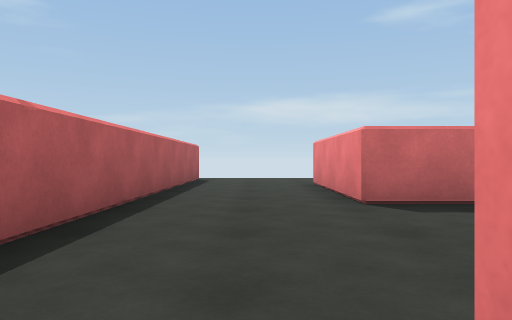
View 1 (above)

14 first-person views from a walk through a 3-D level made in the Unity game engine. The camera is 0.62 m above the floor, looks level and sees 70° across. The floor is counted in squares, 1 m on a side. Each view is taken from the middle of a square. On the plan, view 1 faces up. The plan holds only what a view shows up to about 10 squares ahead; the rest is blank. The place goes on beyond the plan. The player is left out. Some animated figures are left out.

View 2
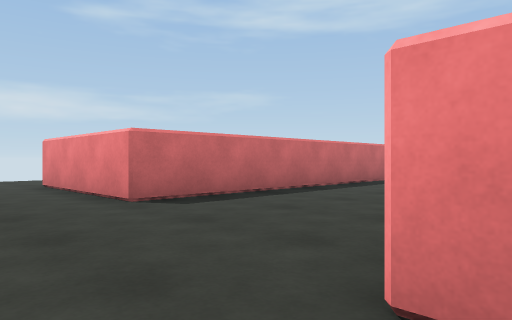

View 3
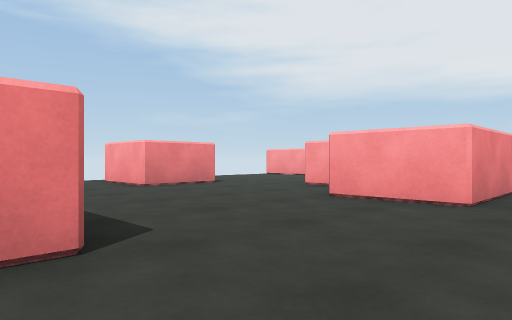

View 4
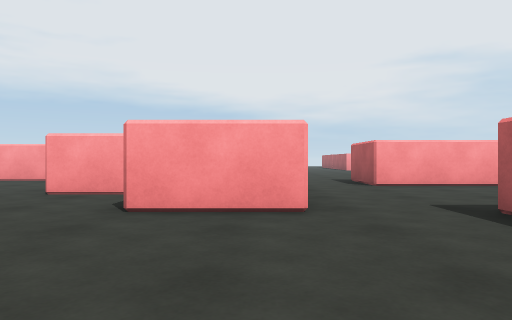

View 5
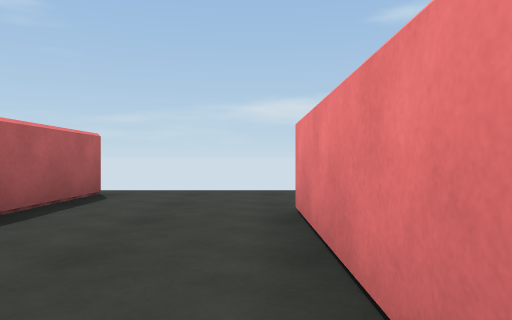

View 6
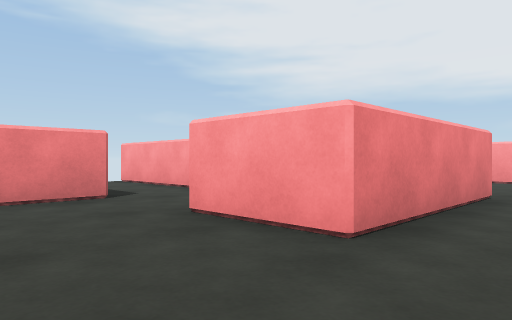

View 7
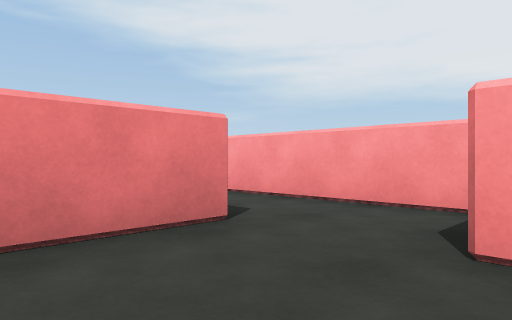

View 8
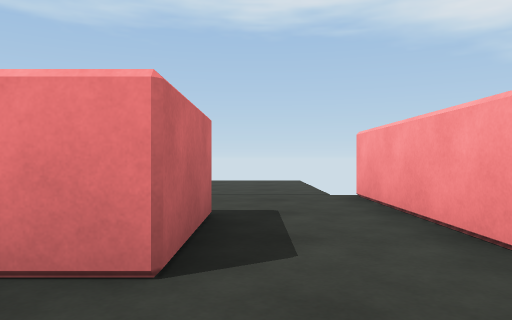

View 9
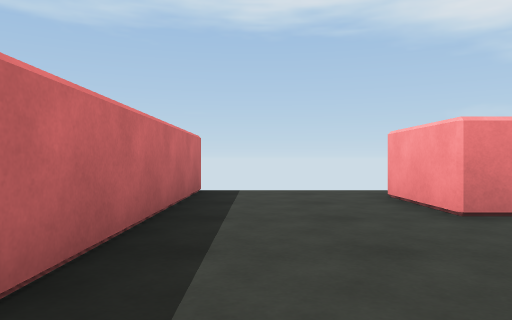

View 10
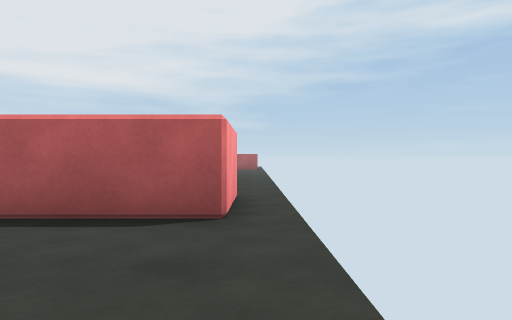

View 11
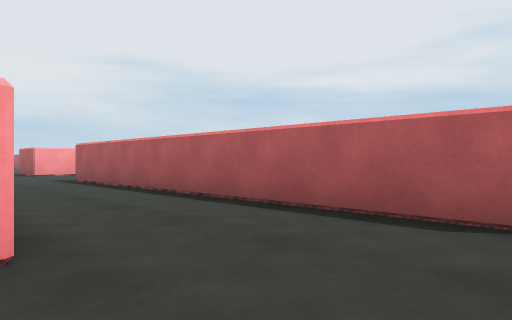

View 12
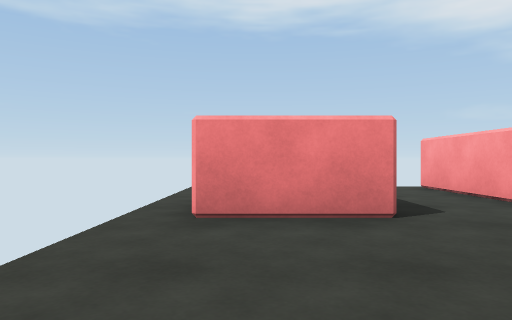

View 13
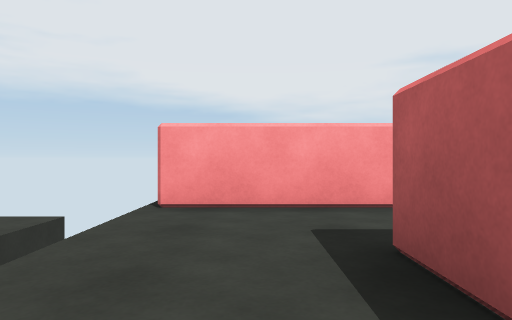

View 14
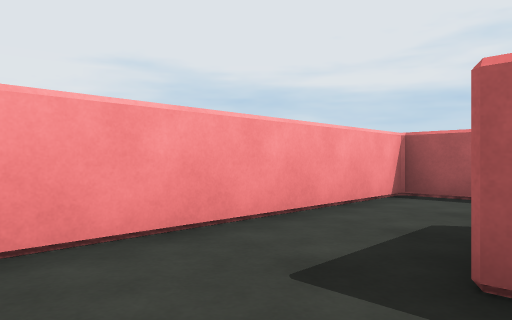

### Floor plan
Points are (right, up) in squares from view 1. A wall is a line through its corners. A room is listed if a view was taken in it or the views show most of it. See-through windows are left out.
Room 1 (views 1, 2)
walls: (-1.8, 1.6) (-1.8, 0.6); (-4.9, -3.7) (-1.8, -3.7); (0.4, -1.9) (0.4, 0.7)
ways out: opening at (-0.5, 0.5) to room 2; opening at (-0.5, -3.5)
Room 2 (views 3, 4, 5, 6, 7, 8, 9, 10, 11, 12, 13, 14)
walls: (3.7, 8.4) (3.7, 7.3) (10.2, 7.3); (8.1, 10.8) (8.1, 9.5) (5.9, 9.5) (5.9, 11.8); (10.2, 5.1) (1.5, 5.1) (1.5, 9.5) (3.8, 9.5); (0.4, 0.7) (2.6, 0.7); (-3.8, 11.7) (-1.8, 11.7) (-1.8, 1.6); (7, -0.2) (7, 1.8) (9.1, 1.8); (3.2, -1.5) (4.8, -1.5)
ways out: opening at (-0.5, 0.5) to room 1; opening at (-4, 12); opening at (6, -0.5); opening at (10, 2)

Positions as (right, up) in squares from view 1, and headings:
1: (0, 0), facing up
2: (-1, 0), facing up-right
3: (-1, 6), facing down-right
4: (1, 5), facing down
5: (1, 5), facing up
6: (0, 12), facing down-right
7: (3, 12), facing down-right
8: (4, 9), facing right
9: (3, 4), facing right
10: (2, 12), facing left
11: (2, 12), facing down-left
12: (2, 11), facing right
13: (9, 12), facing down
14: (10, 10), facing down-left
